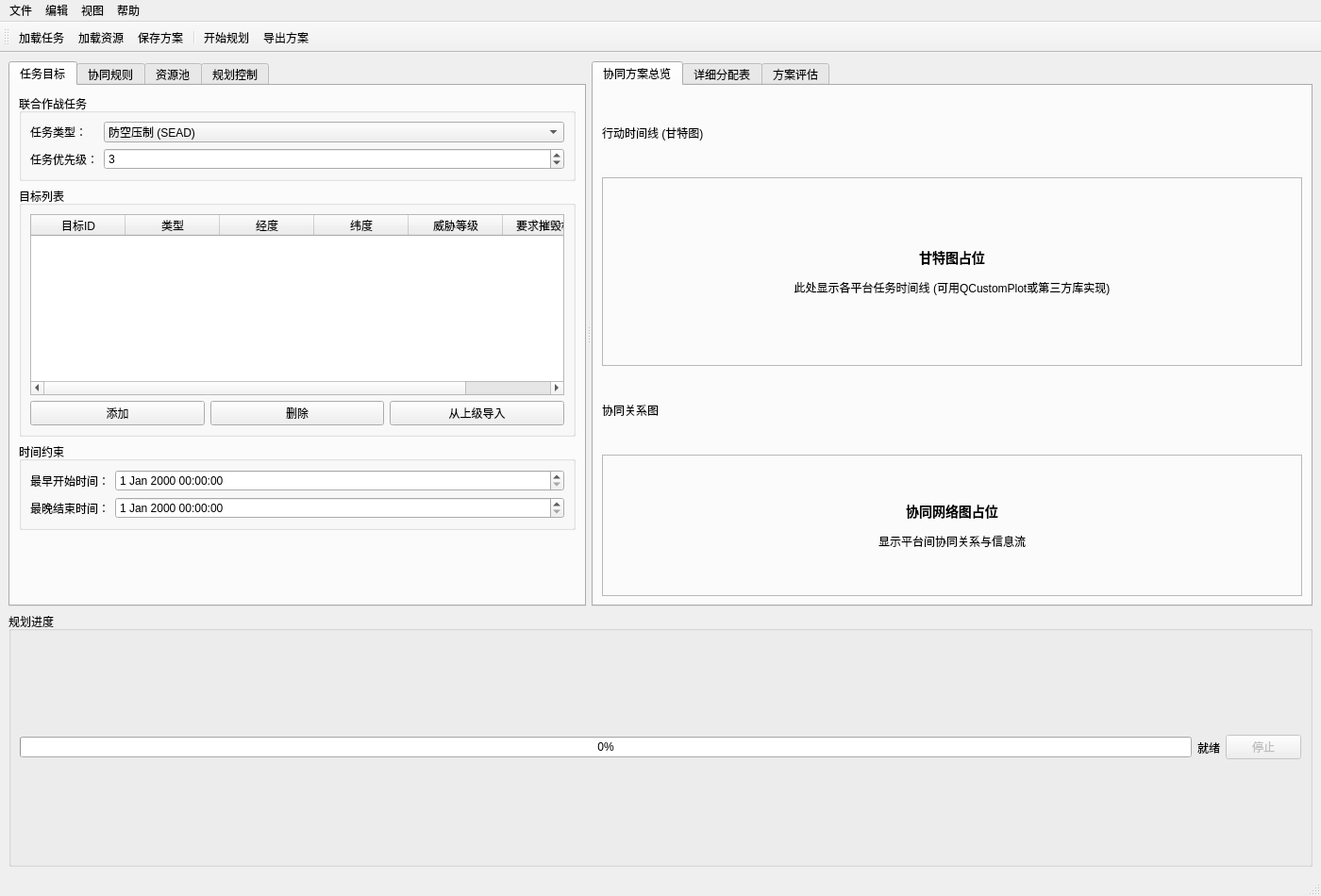
<?xml version="1.0" encoding="UTF-8"?>
<ui version="4.0">
 <class>CooperativePlanningWindow</class>
 <widget class="QMainWindow" name="CooperativePlanningWindow">
  <property name="geometry">
   <rect>
    <x>0</x>
    <y>0</y>
    <width>1400</width>
    <height>950</height>
   </rect>
  </property>
  <property name="windowTitle">
   <string>协同任务规划 - 反辐射无人机联合作战</string>
  </property>
  <widget class="QWidget" name="centralwidget">
   <layout class="QVBoxLayout" name="verticalLayout_5">
    <item>
     <widget class="QSplitter" name="splitter">
      <property name="orientation">
       <enum>Qt::Horizontal</enum>
      </property>
      <property name="handleWidth">
       <number>6</number>
      </property>
      <!-- 左侧配置面板 -->
      <widget class="QTabWidget" name="tabWidgetConfig">
       <property name="currentIndex">
        <number>0</number>
       </property>
       <!-- 任务目标页 -->
       <widget class="QWidget" name="tabMission">
        <attribute name="title">
         <string>任务目标</string>
        </attribute>
        <layout class="QVBoxLayout" name="verticalLayout">
         <item>
          <widget class="QGroupBox" name="groupBoxTaskType">
           <property name="title">
            <string>联合作战任务</string>
           </property>
           <layout class="QFormLayout" name="formLayout">
            <item row="0" column="0">
             <widget class="QLabel" name="labelTaskType">
              <property name="text">
               <string>任务类型：</string>
              </property>
             </widget>
            </item>
            <item row="0" column="1">
             <widget class="QComboBox" name="comboTaskType">
              <item>
               <property name="text">
                <string>防空压制 (SEAD)</string>
               </property>
              </item>
              <item>
               <property name="text">
                <string>区域侦察</string>
               </property>
              </item>
              <item>
               <property name="text">
                <string>目标打击</string>
               </property>
              </item>
              <item>
               <property name="text">
                <string>电子干扰</string>
               </property>
              </item>
             </widget>
            </item>
            <item row="1" column="0">
             <widget class="QLabel" name="labelTaskPriority">
              <property name="text">
               <string>任务优先级：</string>
              </property>
             </widget>
            </item>
            <item row="1" column="1">
             <widget class="QSpinBox" name="spinTaskPriority">
              <property name="minimum">
               <number>1</number>
              </property>
              <property name="maximum">
               <number>5</number>
              </property>
              <property name="value">
               <number>3</number>
              </property>
             </widget>
            </item>
           </layout>
          </widget>
         </item>
         <item>
          <widget class="QGroupBox" name="groupBoxTargets">
           <property name="title">
            <string>目标列表</string>
           </property>
           <layout class="QVBoxLayout" name="verticalLayout_6">
            <item>
             <widget class="QTableWidget" name="tableTargets">
              <property name="columnCount">
               <number>6</number>
              </property>
              <attribute name="horizontalHeaderStretchLastSection">
               <bool>true</bool>
              </attribute>
              <column>
               <property name="text">
                <string>目标ID</string>
               </property>
              </column>
              <column>
               <property name="text">
                <string>类型</string>
               </property>
              </column>
              <column>
               <property name="text">
                <string>经度</string>
               </property>
              </column>
              <column>
               <property name="text">
                <string>纬度</string>
               </property>
              </column>
              <column>
               <property name="text">
                <string>威胁等级</string>
               </property>
              </column>
              <column>
               <property name="text">
                <string>要求摧毁概率</string>
               </property>
              </column>
             </widget>
            </item>
            <item>
             <layout class="QHBoxLayout" name="horizontalLayout">
              <item>
               <widget class="QPushButton" name="btnAddTarget">
                <property name="text">
                 <string>添加</string>
                </property>
               </widget>
              </item>
              <item>
               <widget class="QPushButton" name="btnDeleteTarget">
                <property name="text">
                 <string>删除</string>
                </property>
               </widget>
              </item>
              <item>
               <widget class="QPushButton" name="btnImportTargets">
                <property name="text">
                 <string>从上级导入</string>
                </property>
               </widget>
              </item>
             </layout>
            </item>
           </layout>
          </widget>
         </item>
         <item>
          <widget class="QGroupBox" name="groupBoxTimeConstraints">
           <property name="title">
            <string>时间约束</string>
           </property>
           <layout class="QFormLayout" name="formLayout_2">
            <item row="0" column="0">
             <widget class="QLabel" name="labelStartTime">
              <property name="text">
               <string>最早开始时间：</string>
              </property>
             </widget>
            </item>
            <item row="0" column="1">
             <widget class="QDateTimeEdit" name="dateTimeStart"/>
            </item>
            <item row="1" column="0">
             <widget class="QLabel" name="labelEndTime">
              <property name="text">
               <string>最晚结束时间：</string>
              </property>
             </widget>
            </item>
            <item row="1" column="1">
             <widget class="QDateTimeEdit" name="dateTimeEnd"/>
            </item>
           </layout>
          </widget>
         </item>
         <item>
          <spacer name="verticalSpacer">
           <property name="orientation">
            <enum>Qt::Vertical</enum>
           </property>
           <property name="sizeHint" stdset="0">
            <size>
             <width>20</width>
             <height>40</height>
            </size>
           </property>
          </spacer>
         </item>
        </layout>
       </widget>
       <!-- 协同规则页 -->
       <widget class="QWidget" name="tabRules">
        <attribute name="title">
         <string>协同规则</string>
        </attribute>
        <layout class="QVBoxLayout" name="verticalLayout_2">
         <item>
          <widget class="QGroupBox" name="groupBoxTacticLib">
           <property name="title">
            <string>协同战术库</string>
           </property>
           <layout class="QFormLayout" name="formLayout_3">
            <item row="0" column="0">
             <widget class="QLabel" name="labelTactic">
              <property name="text">
               <string>选择战术模板：</string>
              </property>
             </widget>
            </item>
            <item row="0" column="1">
             <widget class="QComboBox" name="comboTactic">
              <item>
               <property name="text">
                <string>多机同时到达压制</string>
               </property>
              </item>
              <item>
               <property name="text">
                <string>接力探测-攻击</string>
               </property>
              </item>
              <item>
               <property name="text">
                <string>分布式干扰</string>
               </property>
              </item>
              <item>
               <property name="text">
                <string>蜂群饱和攻击</string>
               </property>
              </item>
             </widget>
            </item>
           </layout>
          </widget>
         </item>
         <item>
          <widget class="QGroupBox" name="groupBoxCoopParams">
           <property name="title">
            <string>协同参数</string>
           </property>
           <layout class="QFormLayout" name="formLayout_4">
            <item row="0" column="0">
             <widget class="QLabel" name="labelCoopMode">
              <property name="text">
               <string>协同模式：</string>
              </property>
             </widget>
            </item>
            <item row="0" column="1">
             <widget class="QComboBox" name="comboCoopMode">
              <item>
               <property name="text">
                <string>集中式</string>
               </property>
              </item>
              <item>
               <property name="text">
                <string>分布式</string>
               </property>
              </item>
              <item>
               <property name="text">
                <string>混合式</string>
               </property>
              </item>
             </widget>
            </item>
            <item row="1" column="0">
             <widget class="QLabel" name="labelCommProtocol">
              <property name="text">
               <string>通信协议：</string>
              </property>
             </widget>
            </item>
            <item row="1" column="1">
             <widget class="QComboBox" name="comboCommProtocol">
              <item>
               <property name="text">
                <string>Link-16</string>
               </property>
              </item>
              <item>
               <property name="text">
                <string>TTNT</string>
               </property>
              </item>
              <item>
               <property name="text">
                <string>军用自组网</string>
               </property>
              </item>
             </widget>
            </item>
            <item row="2" column="0">
             <widget class="QLabel" name="labelSynAccuracy">
              <property name="text">
               <string>时间同步精度(ms)：</string>
              </property>
             </widget>
            </item>
            <item row="2" column="1">
             <widget class="QSpinBox" name="spinSynAccuracy">
              <property name="suffix">
               <string> ms</string>
              </property>
              <property name="maximum">
               <number>1000</number>
              </property>
              <property name="value">
               <number>10</number>
              </property>
             </widget>
            </item>
           </layout>
          </widget>
         </item>
         <item>
          <widget class="QGroupBox" name="groupBoxRuleset">
           <property name="title">
            <string>规则库版本</string>
           </property>
           <layout class="QHBoxLayout" name="horizontalLayout_2">
            <item>
             <widget class="QComboBox" name="comboRuleset">
              <item>
               <property name="text">
                <string>联合作战规则 v2.0</string>
               </property>
              </item>
              <item>
               <property name="text">
                <string>防空压制专用规则 v1.5</string>
               </property>
              </item>
             </widget>
            </item>
           </layout>
          </widget>
         </item>
         <item>
          <spacer name="verticalSpacer_2">
           <property name="orientation">
            <enum>Qt::Vertical</enum>
           </property>
           <property name="sizeHint" stdset="0">
            <size>
             <width>20</width>
             <height>40</height>
            </size>
           </property>
          </spacer>
         </item>
        </layout>
       </widget>
       <!-- 资源池页 -->
       <widget class="QWidget" name="tabResources">
        <attribute name="title">
         <string>资源池</string>
        </attribute>
        <layout class="QVBoxLayout" name="verticalLayout_3">
         <item>
          <widget class="QGroupBox" name="groupBoxPlatforms">
           <property name="title">
            <string>可用平台列表</string>
           </property>
           <layout class="QVBoxLayout" name="verticalLayout_7">
            <item>
             <widget class="QTableWidget" name="tablePlatforms">
              <property name="columnCount">
               <number>7</number>
              </property>
              <attribute name="horizontalHeaderStretchLastSection">
               <bool>true</bool>
              </attribute>
              <column>
               <property name="text">
                <string>平台ID</string>
               </property>
              </column>
              <column>
               <property name="text">
                <string>类型</string>
               </property>
              </column>
              <column>
               <property name="text">
                <string>型号</string>
               </property>
              </column>
              <column>
               <property name="text">
                <string>载荷</string>
               </property>
              </column>
              <column>
               <property name="text">
                <string>位置(经,纬)</string>
               </property>
              </column>
              <column>
               <property name="text">
                <string>航程(km)</string>
               </property>
              </column>
              <column>
               <property name="text">
                <string>可用数量</string>
               </property>
              </column>
             </widget>
            </item>
            <item>
             <layout class="QHBoxLayout" name="horizontalLayout_3">
              <item>
               <widget class="QLabel" name="labelTotalCount">
                <property name="text">
                 <string>总数：</string>
                </property>
               </widget>
              </item>
              <item>
               <widget class="QLabel" name="labelTotalCountValue">
                <property name="text">
                 <string>0</string>
                </property>
               </widget>
              </item>
              <item>
               <spacer name="horizontalSpacer">
                <property name="orientation">
                 <enum>Qt::Horizontal</enum>
                </property>
                <property name="sizeHint" stdset="0">
                 <size>
                  <width>40</width>
                  <height>20</height>
                 </size>
                </property>
               </spacer>
              </item>
             </layout>
            </item>
           </layout>
          </widget>
         </item>
         <item>
          <widget class="QGroupBox" name="groupBoxForceGroup">
           <property name="title">
            <string>兵力编组</string>
           </property>
           <layout class="QVBoxLayout" name="verticalLayout_8">
            <item>
             <widget class="QListWidget" name="listForceGroups"/>
            </item>
            <item>
             <layout class="QHBoxLayout" name="horizontalLayout_4">
              <item>
               <widget class="QPushButton" name="btnCreateGroup">
                <property name="text">
                 <string>新建编组</string>
                </property>
               </widget>
              </item>
              <item>
               <widget class="QPushButton" name="btnEditGroup">
                <property name="text">
                 <string>编辑编组</string>
                </property>
               </widget>
              </item>
             </layout>
            </item>
           </layout>
          </widget>
         </item>
        </layout>
       </widget>
       <!-- 规划控制页 -->
       <widget class="QWidget" name="tabControl">
        <attribute name="title">
         <string>规划控制</string>
        </attribute>
        <layout class="QVBoxLayout" name="verticalLayout_4">
         <item>
          <widget class="QGroupBox" name="groupBoxAlgorithm">
           <property name="title">
            <string>算法选择</string>
           </property>
           <layout class="QFormLayout" name="formLayout_5">
            <item row="0" column="0">
             <widget class="QLabel" name="labelAlgo">
              <property name="text">
               <string>主算法：</string>
              </property>
             </widget>
            </item>
            <item row="0" column="1">
             <widget class="QComboBox" name="comboMainAlgo">
              <item>
               <property name="text">
                <string>多目标遗传算法</string>
               </property>
              </item>
              <item>
               <property name="text">
                <string>合同网协议</string>
               </property>
              </item>
              <item>
               <property name="text">
                <string>MADDPG强化学习</string>
               </property>
              </item>
             </widget>
            </item>
            <item row="1" column="0">
             <widget class="QLabel" name="labelIterations">
              <property name="text">
               <string>最大迭代次数：</string>
              </property>
             </widget>
            </item>
            <item row="1" column="1">
             <widget class="QSpinBox" name="spinIterations">
              <property name="maximum">
               <number>10000</number>
              </property>
              <property name="value">
               <number>500</number>
              </property>
             </widget>
            </item>
            <item row="2" column="0">
             <widget class="QLabel" name="labelPopulation">
              <property name="text">
               <string>种群大小：</string>
              </property>
             </widget>
            </item>
            <item row="2" column="1">
             <widget class="QSpinBox" name="spinPopulation">
              <property name="value">
               <number>200</number>
              </property>
             </widget>
            </item>
           </layout>
          </widget>
         </item>
         <item>
          <widget class="QGroupBox" name="groupBoxOptimize">
           <property name="title">
            <string>优化目标</string>
           </property>
           <layout class="QFormLayout" name="formLayout_6">
            <item row="0" column="0">
             <widget class="QLabel" name="labelObj1">
              <property name="text">
               <string>任务成功率：</string>
              </property>
             </widget>
            </item>
            <item row="0" column="1">
             <widget class="QDoubleSpinBox" name="spinObj1Weight">
              <property name="value">
               <double>0.400000000000000</double>
              </property>
             </widget>
            </item>
            <item row="1" column="0">
             <widget class="QLabel" name="labelObj2">
              <property name="text">
               <string>资源消耗：</string>
              </property>
             </widget>
            </item>
            <item row="1" column="1">
             <widget class="QDoubleSpinBox" name="spinObj2Weight">
              <property name="value">
               <double>0.300000000000000</double>
              </property>
             </widget>
            </item>
            <item row="2" column="0">
             <widget class="QLabel" name="labelObj3">
              <property name="text">
               <string>时间窗口匹配：</string>
              </property>
             </widget>
            </item>
            <item row="2" column="1">
             <widget class="QDoubleSpinBox" name="spinObj3Weight">
              <property name="value">
               <double>0.300000000000000</double>
              </property>
             </widget>
            </item>
           </layout>
          </widget>
         </item>
         <item>
          <widget class="QPushButton" name="btnStartCoopPlanning">
           <property name="text">
            <string>启动协同规划</string>
           </property>
           <property name="minimumSize">
            <size>
             <width>0</width>
             <height>40</height>
            </size>
           </property>
          </widget>
         </item>
        </layout>
       </widget>
      </widget>
      <!-- 右侧结果显示区域 -->
      <widget class="QTabWidget" name="tabWidgetResult">
       <property name="currentIndex">
        <number>0</number>
       </property>
       <!-- 协同方案总览 -->
       <widget class="QWidget" name="tabOverview">
        <attribute name="title">
         <string>协同方案总览</string>
        </attribute>
        <layout class="QVBoxLayout" name="verticalLayout_9">
         <item>
          <widget class="QLabel" name="labelGantt">
           <property name="text">
            <string>行动时间线 (甘特图)</string>
           </property>
          </widget>
         </item>
         <item>
          <widget class="QFrame" name="frameGantt">
           <property name="frameShape">
            <enum>QFrame::StyledPanel</enum>
           </property>
           <property name="frameShadow">
            <enum>QFrame::Raised</enum>
           </property>
           <property name="minimumSize">
            <size>
             <width>0</width>
             <height>200</height>
            </size>
           </property>
           <layout class="QVBoxLayout" name="verticalLayout_10">
            <item>
             <widget class="QLabel" name="labelGanttPlaceholder">
              <property name="text">
               <string>&lt;h3&gt;甘特图占位&lt;/h3&gt;&lt;p&gt;此处显示各平台任务时间线 (可用QCustomPlot或第三方库实现)&lt;/p&gt;</string>
              </property>
              <property name="alignment">
               <set>Qt::AlignCenter</set>
              </property>
             </widget>
            </item>
           </layout>
          </widget>
         </item>
         <item>
          <widget class="QLabel" name="labelCoopGraph">
           <property name="text">
            <string>协同关系图</string>
           </property>
          </widget>
         </item>
         <item>
          <widget class="QFrame" name="frameGraph">
           <property name="frameShape">
            <enum>QFrame::StyledPanel</enum>
           </property>
           <property name="minimumSize">
            <size>
             <width>0</width>
             <height>150</height>
            </size>
           </property>
           <layout class="QVBoxLayout" name="verticalLayout_11">
            <item>
             <widget class="QLabel" name="labelGraphPlaceholder">
              <property name="text">
               <string>&lt;h3&gt;协同网络图占位&lt;/h3&gt;&lt;p&gt;显示平台间协同关系与信息流&lt;/p&gt;</string>
              </property>
              <property name="alignment">
               <set>Qt::AlignCenter</set>
              </property>
             </widget>
            </item>
           </layout>
          </widget>
         </item>
        </layout>
       </widget>
       <!-- 详细分配表 -->
       <widget class="QWidget" name="tabAssignment">
        <attribute name="title">
         <string>详细分配表</string>
        </attribute>
        <layout class="QVBoxLayout" name="verticalLayout_12">
         <item>
          <widget class="QTableWidget" name="tableAssignment">
           <property name="columnCount">
            <number>7</number>
           </property>
           <attribute name="horizontalHeaderStretchLastSection">
            <bool>true</bool>
           </attribute>
           <column>
            <property name="text">
             <string>平台ID</string>
            </property>
           </column>
           <column>
            <property name="text">
             <string>任务序列</string>
            </property>
           </column>
           <column>
            <property name="text">
             <string>目标ID</string>
            </property>
           </column>
           <column>
            <property name="text">
             <string>开始时间</string>
            </property>
           </column>
           <column>
            <property name="text">
             <string>结束时间</string>
            </property>
           </column>
           <column>
            <property name="text">
             <string>路径长度(km)</string>
            </property>
           </column>
           <column>
            <property name="text">
             <string>工作参数</string>
            </property>
           </column>
          </widget>
         </item>
        </layout>
       </widget>
       <!-- 方案评估页 -->
       <widget class="QWidget" name="tabEvaluation">
        <attribute name="title">
         <string>方案评估</string>
        </attribute>
        <layout class="QVBoxLayout" name="verticalLayout_13">
         <item>
          <widget class="QGroupBox" name="groupBoxMetrics">
           <property name="title">
            <string>关键指标</string>
           </property>
           <layout class="QGridLayout" name="gridLayout">
            <item row="0" column="0">
             <widget class="QLabel" name="labelSuccessProb">
              <property name="text">
               <string>任务成功概率：</string>
              </property>
             </widget>
            </item>
            <item row="0" column="1">
             <widget class="QLabel" name="labelSuccessProbValue">
              <property name="text">
               <string>--</string>
              </property>
             </widget>
            </item>
            <item row="0" column="2">
             <widget class="QLabel" name="labelRisk">
              <property name="text">
               <string>综合风险：</string>
              </property>
             </widget>
            </item>
            <item row="0" column="3">
             <widget class="QLabel" name="labelRiskValue">
              <property name="text">
               <string>--</string>
              </property>
             </widget>
            </item>
            <item row="1" column="0">
             <widget class="QLabel" name="labelTotalCost">
              <property name="text">
               <string>总资源消耗：</string>
              </property>
             </widget>
            </item>
            <item row="1" column="1">
             <widget class="QLabel" name="labelTotalCostValue">
              <property name="text">
               <string>--</string>
              </property>
             </widget>
            </item>
            <item row="1" column="2">
             <widget class="QLabel" name="labelTimeDeviation">
              <property name="text">
               <string>时间偏差：</string>
              </property>
             </widget>
            </item>
            <item row="1" column="3">
             <widget class="QLabel" name="labelTimeDeviationValue">
              <property name="text">
               <string>--</string>
              </property>
             </widget>
            </item>
           </layout>
          </widget>
         </item>
         <item>
          <widget class="QGroupBox" name="groupBoxDetailEval">
           <property name="title">
            <string>详细评估报告</string>
           </property>
           <layout class="QVBoxLayout" name="verticalLayout_14">
            <item>
             <widget class="QTextEdit" name="textEvalReport">
              <property name="readOnly">
               <bool>true</bool>
              </property>
              <property name="html">
               <string>&lt;!DOCTYPE HTML PUBLIC &quot;-//W3C//DTD HTML 4.0//EN&quot; &quot;http://www.w3.org/TR/REC-html40/strict.dtd&quot;&gt;
&lt;html&gt;&lt;head&gt;&lt;meta name=&quot;qrichtext&quot; content=&quot;1&quot; /&gt;&lt;style type=&quot;text/css&quot;&gt;
p, li { white-space: pre-wrap; }
&lt;/style&gt;&lt;/head&gt;&lt;body&gt;
&lt;p&gt;协同方案评估结果将显示在这里...&lt;/p&gt;
&lt;/body&gt;&lt;/html&gt;</string>
              </property>
             </widget>
            </item>
           </layout>
          </widget>
         </item>
        </layout>
       </widget>
      </widget>
     </widget>
    </item>
    <!-- 底部进度与状态栏 -->
    <item>
     <widget class="QGroupBox" name="groupBoxProgress">
      <property name="title">
       <string>规划进度</string>
      </property>
      <layout class="QHBoxLayout" name="horizontalLayout_5">
       <item>
        <widget class="QProgressBar" name="progressBar">
         <property name="value">
          <number>0</number>
         </property>
        </widget>
       </item>
       <item>
        <widget class="QLabel" name="labelProgressText">
         <property name="text">
          <string>就绪</string>
         </property>
        </widget>
       </item>
       <item>
        <widget class="QPushButton" name="btnStopPlanning">
         <property name="text">
          <string>停止</string>
         </property>
         <property name="enabled">
          <bool>false</bool>
         </property>
        </widget>
       </item>
      </layout>
     </widget>
    </item>
   </layout>
  </widget>
  <widget class="QMenuBar" name="menubar">
   <property name="geometry">
    <rect>
     <x>0</x>
     <y>0</y>
     <width>1400</width>
     <height>22</height>
    </rect>
   </property>
   <widget class="QMenu" name="menuFile">
    <property name="title">
     <string>文件</string>
    </property>
    <addaction name="actionLoadMission"/>
    <addaction name="actionLoadResources"/>
    <addaction name="actionSavePlan"/>
    <addaction name="separator"/>
    <addaction name="actionExportPlan"/>
    <addaction name="actionExit"/>
   </widget>
   <widget class="QMenu" name="menuEdit">
    <property name="title">
     <string>编辑</string>
    </property>
   </widget>
   <widget class="QMenu" name="menuView">
    <property name="title">
     <string>视图</string>
    </property>
   </widget>
   <widget class="QMenu" name="menuHelp">
    <property name="title">
     <string>帮助</string>
    </property>
   </widget>
   <addaction name="menuFile"/>
   <addaction name="menuEdit"/>
   <addaction name="menuView"/>
   <addaction name="menuHelp"/>
  </widget>
  <widget class="QToolBar" name="toolBar">
   <property name="windowTitle">
    <string>toolBar</string>
   </property>
   <attribute name="toolBarArea">
    <enum>TopToolBarArea</enum>
   </attribute>
   <attribute name="toolBarBreak">
    <bool>false</bool>
   </attribute>
   <addaction name="actionLoadMission"/>
   <addaction name="actionLoadResources"/>
   <addaction name="actionSavePlan"/>
   <addaction name="separator"/>
   <addaction name="actionStartPlanning"/>
   <addaction name="actionExportPlan"/>
  </widget>
  <widget class="QStatusBar" name="statusbar"/>
  <action name="actionLoadMission">
   <property name="text">
    <string>加载任务</string>
   </property>
  </action>
  <action name="actionLoadResources">
   <property name="text">
    <string>加载资源</string>
   </property>
  </action>
  <action name="actionSavePlan">
   <property name="text">
    <string>保存方案</string>
   </property>
  </action>
  <action name="actionExportPlan">
   <property name="text">
    <string>导出方案</string>
   </property>
  </action>
  <action name="actionExit">
   <property name="text">
    <string>退出</string>
   </property>
  </action>
  <action name="actionStartPlanning">
   <property name="text">
    <string>开始规划</string>
   </property>
  </action>
 </widget>
 <resources/>
 <connections/>
</ui>
